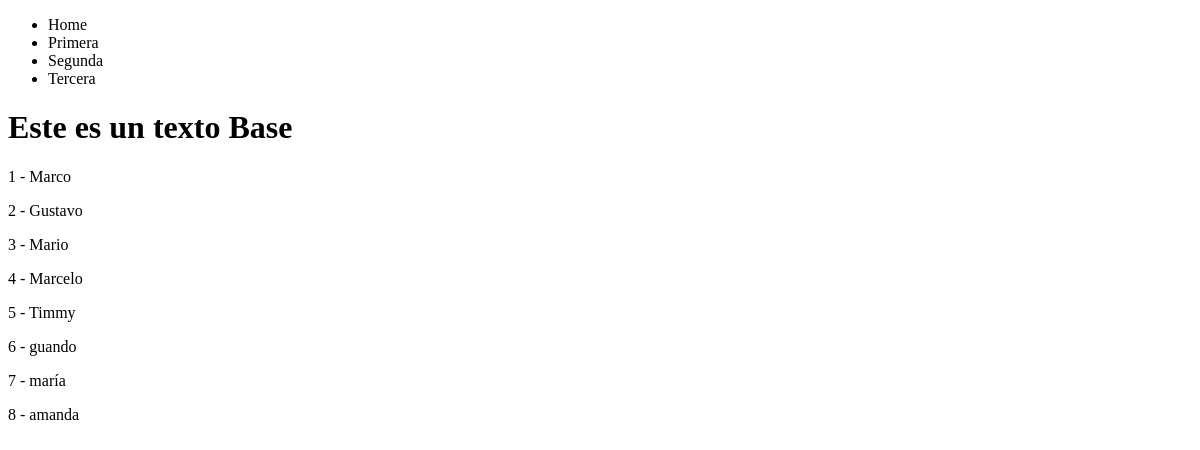
The page /personas/ on the database as committed earlier.
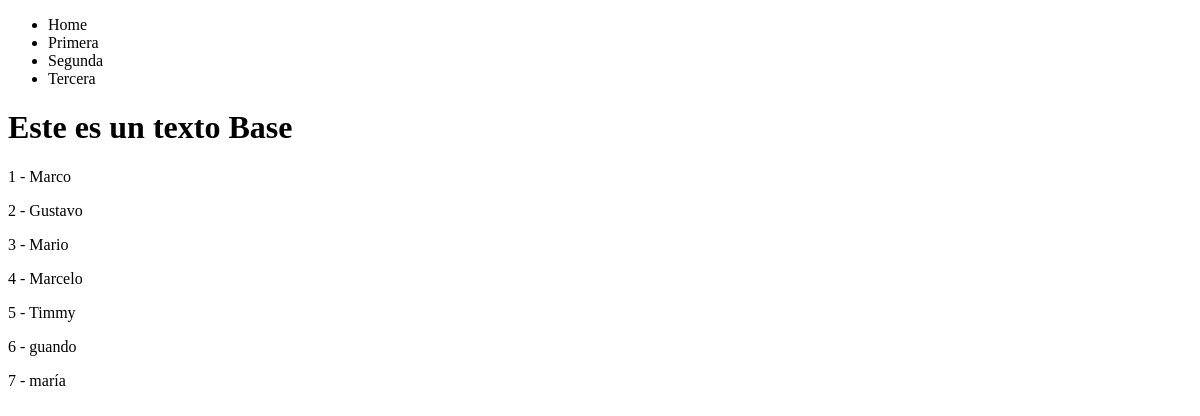
The same page on the database as committed later.
### personas/models.py (models this page shows)
class Persona(models.Model):
    nombre = models.CharField(max_length = 100)
    apellidos = models.CharField(max_length = 100)
    edad = models.DecimalField(max_digits=3,decimal_places=0)
    donador = models.BooleanField(default=True)

### personas/views.py (the view)
# urls.py: path('personas/', personasListView, name='listing'),
def personasListView(request) :
    queryset = Persona.objects.all()
    context = {
        'objectList' : queryset,
    }
    return render(request, 'personas/personasLista.html', context)

### personas/templates/personas/personasLista.html
{% extends 'base.html' %}
{% block content %}
{% for instance in objectList %}
    <p>{{ instance.id }} - {{ instance.nombre }}</p>
{% endfor %}
{% endblock %}

Rows that differ between the two databases and show on the page:
removed Persona: id "8", nombre "amanda"
